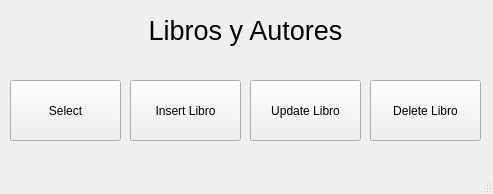
<?xml version="1.0" encoding="UTF-8"?>
<ui version="4.0">
 <class>MainWindow</class>
 <widget class="QMainWindow" name="MainWindow">
  <property name="geometry">
   <rect>
    <x>0</x>
    <y>0</y>
    <width>493</width>
    <height>194</height>
   </rect>
  </property>
  <property name="windowTitle">
   <string>EI6</string>
  </property>
  <widget class="QWidget" name="centralwidget">
   <widget class="QPushButton" name="botonInsert">
    <property name="geometry">
     <rect>
      <x>130</x>
      <y>80</y>
      <width>111</width>
      <height>61</height>
     </rect>
    </property>
    <property name="text">
     <string>Insert Libro</string>
    </property>
   </widget>
   <widget class="QLabel" name="texto1">
    <property name="geometry">
     <rect>
      <x>0</x>
      <y>10</y>
      <width>491</width>
      <height>41</height>
     </rect>
    </property>
    <property name="font">
     <font>
      <pointsize>20</pointsize>
     </font>
    </property>
    <property name="text">
     <string>Libros y Autores</string>
    </property>
    <property name="scaledContents">
     <bool>false</bool>
    </property>
    <property name="alignment">
     <set>Qt::AlignCenter</set>
    </property>
    <property name="wordWrap">
     <bool>true</bool>
    </property>
   </widget>
   <widget class="QPushButton" name="botonUpdate">
    <property name="geometry">
     <rect>
      <x>250</x>
      <y>80</y>
      <width>111</width>
      <height>61</height>
     </rect>
    </property>
    <property name="text">
     <string>Update Libro</string>
    </property>
   </widget>
   <widget class="QPushButton" name="botonSelect">
    <property name="geometry">
     <rect>
      <x>10</x>
      <y>80</y>
      <width>111</width>
      <height>61</height>
     </rect>
    </property>
    <property name="text">
     <string>Select</string>
    </property>
   </widget>
   <widget class="QPushButton" name="botonDelete">
    <property name="geometry">
     <rect>
      <x>370</x>
      <y>80</y>
      <width>111</width>
      <height>61</height>
     </rect>
    </property>
    <property name="text">
     <string>Delete Libro</string>
    </property>
   </widget>
  </widget>
  <widget class="QMenuBar" name="menubar">
   <property name="geometry">
    <rect>
     <x>0</x>
     <y>0</y>
     <width>493</width>
     <height>26</height>
    </rect>
   </property>
  </widget>
  <widget class="QStatusBar" name="statusbar"/>
 </widget>
 <resources/>
 <connections/>
</ui>
